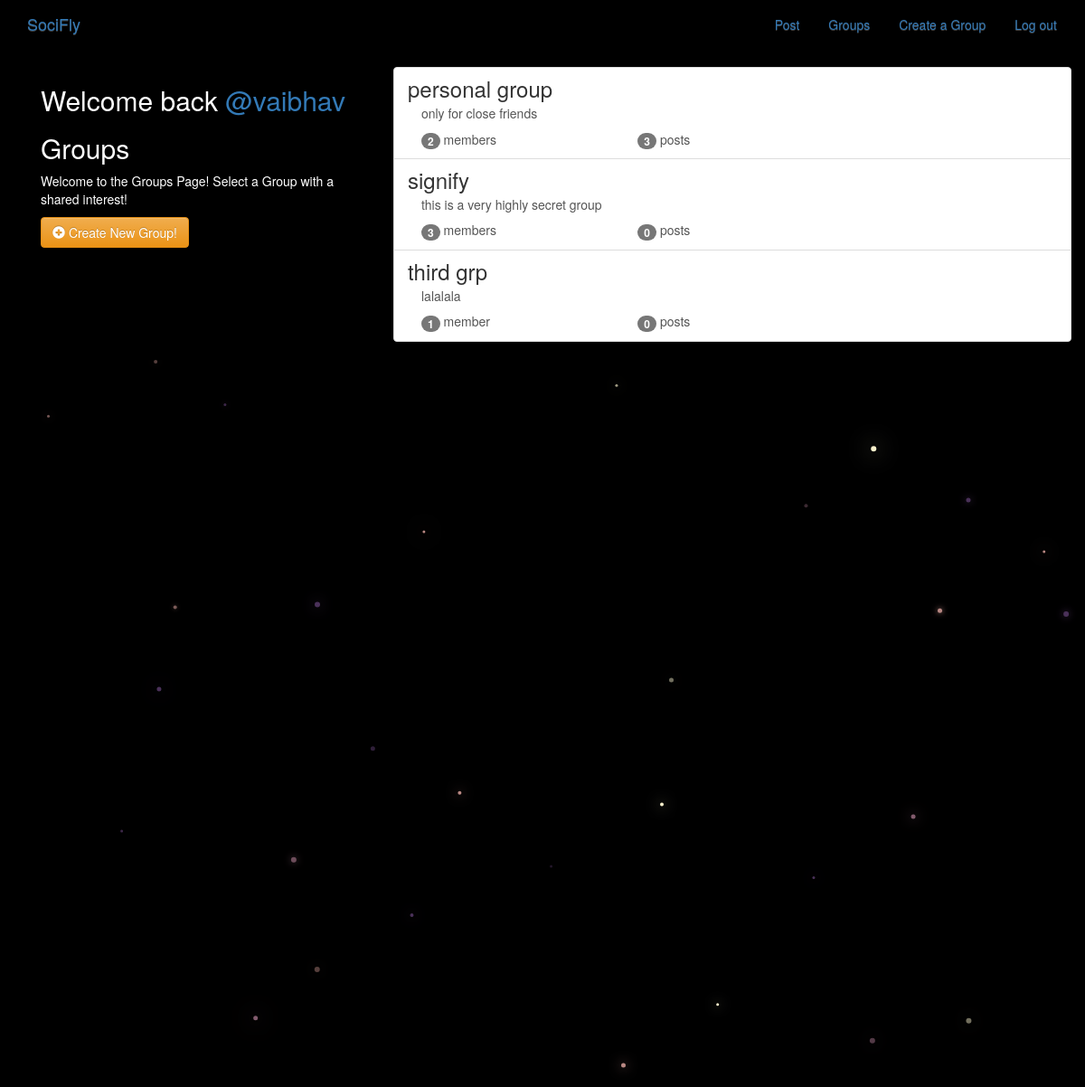
Screenshot of /groups/ (signed in) with the database file from the repository.
### groups/models.py (models this page shows, shortened)
class Group(models.Model):
    name = models.CharField(max_length=255, unique=True) #name of group
    slug = models.SlugField(allow_unicode=True, unique=True) #group will have a slug
    description = models.TextField(blank=True, default='')  #group ka description
    description_html = models.TextField(editable=False, default='', blank=True) #html version of description
    members = models.ManyToManyField(User,through="GroupMember")
    class Meta:
        ordering = ["name"]

### groups/views.py (the view)
class ListGroups(generic.ListView): #list of all the groups
    model = Group

### groups/templates/groups/group_list.html
{% extends "groups/group_base.html" %}
{% block pregroup %}
<div class="col-md-4">
	<div class="content">
		{% if user.is_authenticated %}
		<h2>
			Welcome back
			<a href="{% url 'posts:for_user' username=user.username %}">@{{user.username }}</a>
		</h2>
    {% endif %}
			<h2>Groups</h2>
			<p>Welcome to the Groups Page! Select a Group with a shared interest!</p>
	</div>
	{% if user.is_authenticated %}
	<a href="{% url 'groups:create' %}" class="btn btn-md btn-fill btn-warning"><span class="glyphicon glyphicon-plus-sign"></span> Create New Group!</a>
	{% endif %}
</div>
{% endblock %}
{% block group_content %}
<div class="col-md-8">
	<div class="list-group">
		{% for group in object_list %}
		  <a class="list-group-item" href="{% url 'groups:single' slug=group.slug %}">
			     <h3 class="title list-group-item-heading">{{ group.name }}</h3>
			<div class="list-group-item-text container-fluid">
				{{ group.description_html|safe }}
				<div class="row">
					<div class="col-md-4">
						<span class="badge">{{ group.members.count }}</span> member{{ group.members.count|pluralize }}
					</div>
					<div class="col-md-4">
						<span class="badge">{{ group.posts.count }}</span> post{{ group.posts.count|pluralize }}
					</div>
				</div>
			</div>
		</a>
		{% endfor %}
	</div>
</div>
{% endblock %}

### static/simplesocial/css/master.css (style rules this page uses)
body { margin: 0; overflow: hidden; background-color: black; color: white; }

### rows the page displays
Group: name "personal group", description_html "only for close friends", members.count "2", posts.count "3"
Group: name "signify", description_html "this is a very highly secret group", members.count "3", posts.count "0"
Group: name "third grp", description_html "lalalala", members.count "1", posts.count "0"

### other values shown
{{ user.username }} "vaibhav"
